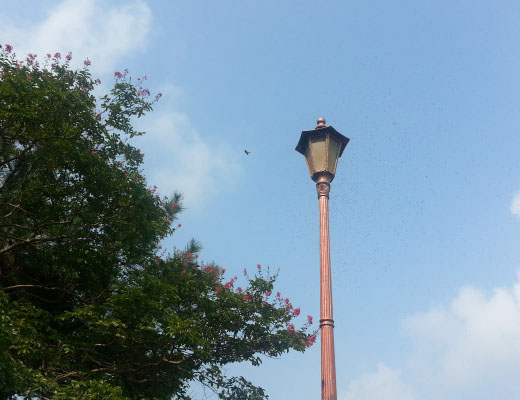
//> input picture sample-source/OPENCVBook/chapter05/image/bit_test.jpg, 520 x 400 px
$ ./bitwise_overlap   (built with g++ and OpenCV 4)
//> lines starting //> are read from the running program, lines starting //| are printed output that depends on the picture; after the words box and inside, x2 and y2 are one past the last pixel; in counts of white or black regions, pixels touching at a corner belong together; pictures that were not available may be replaced by others from this repository, and a replacement may not be noted
#include <opencv2/opencv.hpp>

using namespace std;
using namespace cv;

int main()
{
    Mat image =imread("../image/bit_test.jpg", IMREAD_COLOR);
//> image is the input picture: 400 rows x 520 cols, CV_8UC3; mean B, G, R 162.2, 145.2, 119.8
    Mat logo = imread("../image/logo.jpg", IMREAD_COLOR);
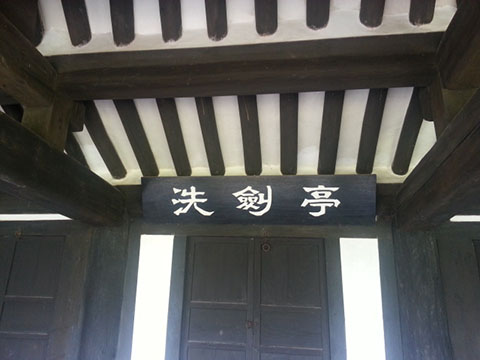
//> input picture sample-source/OPENCVBook/chapter05/image/abs_test1.jpg, 480 x 360 px, given in place of logo.jpg, which was not available
//> logo is the input picture: 360 rows x 480 cols, CV_8UC3; mean B, G, R 89, 91.2, 91.3
    Mat logo_th, masks[5], background, foreground, dst;

    CV_Assert(image.data && logo.data);
    /* 로고 영상 이진화 3channel color */
    threshold(logo, logo_th, 70, 255, THRESH_BINARY);
    /* 1channel 행렬 3개를 갖는 배열로 분리 */
    split(logo_th, masks);
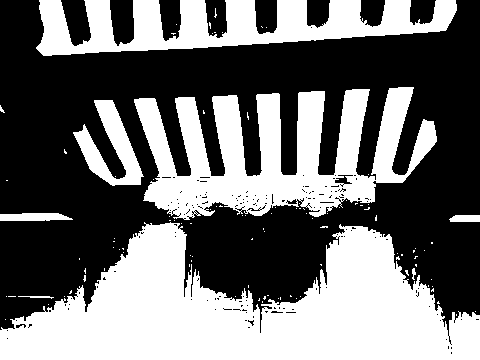
//> masks[0]: 360 rows x 480 cols, CV_8UC1; 43.7% white; 104 white regions (96 under 20 px), largest, box (x1, y1, x2, y2) and area: (0, 222, 480, 360) 38428, (134, 87, 437, 220) 20904, (36, 0, 457, 56) 12628
//> masks[1]: 360 rows x 480 cols, CV_8UC1; 42.1% white; 137 white regions (125 under 20 px), largest, box (x1, y1, x2, y2) and area: (0, 223, 450, 360) 34907, (134, 87, 437, 217) 20171, (35, 0, 457, 56) 12750
//> masks[2]: 360 rows x 480 cols, CV_8UC1; 39.7% white; 177 white regions (164 under 20 px), largest, box (x1, y1, x2, y2) and area: (0, 223, 444, 360) 30624, (73, 87, 437, 217) 22212, (35, 0, 458, 58) 13513
    /* 전경통과 마스크 */
    bitwise_or(masks[0], masks[1], masks[3]);
//> masks[3]: 360 rows x 480 cols, CV_8UC1; 44.6% white; 128 white regions (116 under 20 px), largest, box (x1, y1, x2, y2) and area: (0, 222, 480, 360) 39223, (134, 87, 437, 220) 21230, (35, 0, 457, 56) 12771
    bitwise_or(masks[2], masks[3], masks[3]);
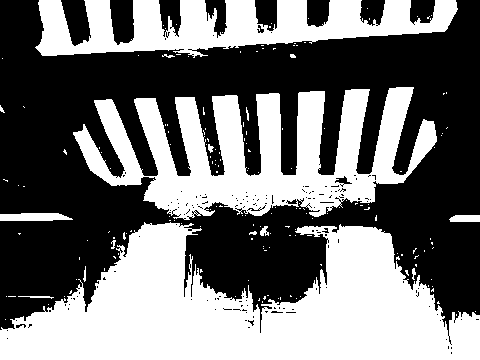
//> masks[3]: 360 rows x 480 cols, CV_8UC1; 45.3% white; 173 white regions (158 under 20 px), largest, box (x1, y1, x2, y2) and area: (0, 222, 480, 360) 39269, (73, 87, 437, 220) 23964, (35, 0, 458, 58) 13515
    /* 배경통과 마스크 */
    bitwise_not(masks[3], masks[4]);

    Point center1 = image.size() / 2;
//> center1 = Point(260, 200)
    Point center2 = logo.size() / 2;
//> center2 = Point(240, 180)
    Point start = center1 - center2;
//> start = Point(20, 20)
    /* Logo가 위치할 관심 영억 */
    Rect roi(start, logo.size());
//> roi = Rect(20, 20, 480, 360)

    /* 행렬 논리곱과 마스킹을 이용한 관심 영역의 복사 */
    /* Logo의 전경 복사 */
    bitwise_and(logo, logo, foreground, masks[3]);
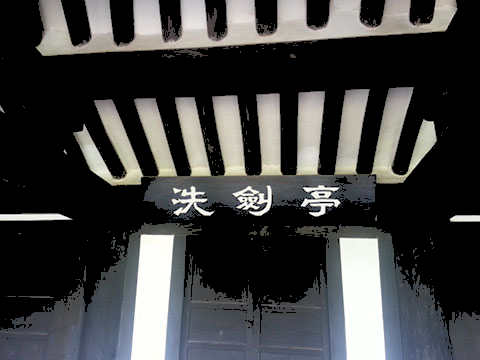
//> foreground: 360 rows x 480 cols, CV_8UC3; mean B, G, R 64.8, 64.8, 64.2
    /* 원본의 배경을 복사 */
    bitwise_and(image(roi), image(roi), background, masks[4]);
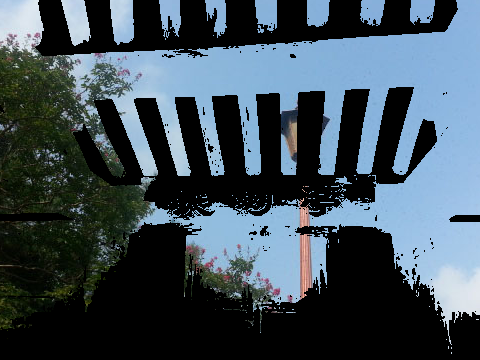
//> background: 360 rows x 480 cols, CV_8UC3; mean B, G, R 87.8, 77.9, 63.1

    /* 로고 전경과 원본 배경의 합성 */
    add(background, foreground, dst);
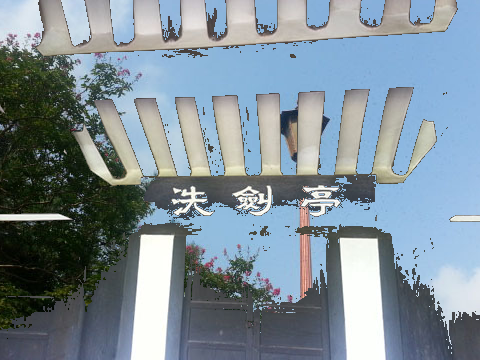
//> dst: 360 rows x 480 cols, CV_8UC3; mean B, G, R 152.7, 142.7, 127.3
    /* 합성 영상을 image 관심 영역에 복사 */
    dst.copyTo(image(roi));
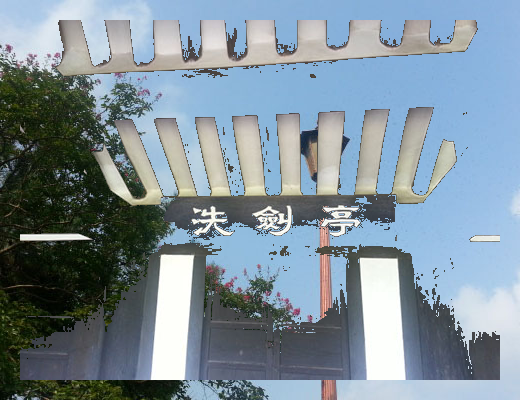
//> image: 400 rows x 520 cols, CV_8UC3; mean B, G, R 154.4, 143.6, 127.2

    imshow("background", background);
    imshow("foreground", foreground);
    imshow("dst", dst);
    imshow("image", image);

    imshow("mask[1]", masks[1]);
    imshow("mask[2]", masks[2]);
    imshow("mask[3]", masks[3]);

    waitKey();

    return 0;

}
